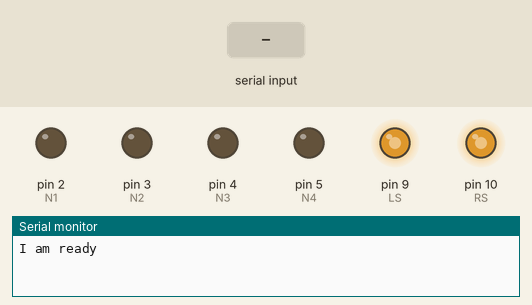
Bench run of a sketch on a simulated Arduino Uno, built with avr-gcc and run on an emulated ATmega328P. Shown: output pins drawn as LEDs (lit = HIGH), the last lines printed to the serial monitor. Dashed ring = blinking. Inputs (shaded band) come from the test bench.

Above: at 1.2 s.
1.3 s: "2" received over Serial
At 1.9 s:
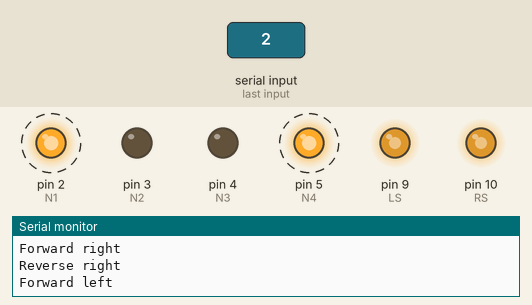
4.3 s: "3" received over Serial
At 4.9 s:
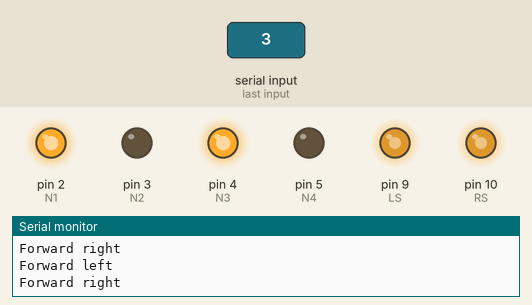
7.3 s: "4" received over Serial
At 7.45 s:
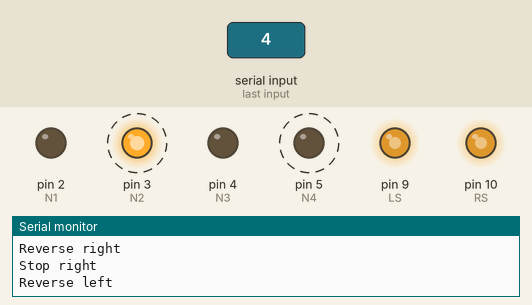
10.3 s: "5" received over Serial
At 10.42 s:
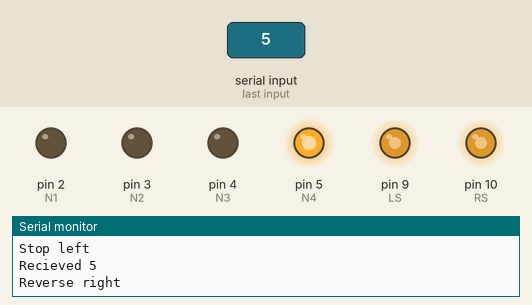
Timing chart, 0 to 13.3 s (numbered marks = the images above; inputs shaded):
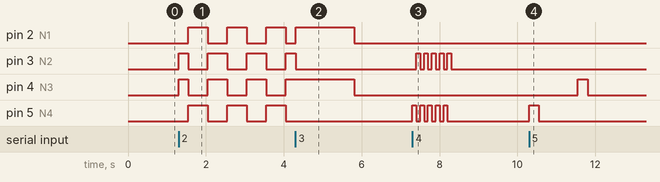

Measured:
- after the input at 1.3 s, pin 2 (N1), pin 5 (N4): alternates HIGH for 0.50 s and LOW for 0.50 s, starting after 0.25 s; pin 3 (N2), pin 4 (N3): LOW → HIGH at once, then repeats every 1.0 s: LOW 0.50 s, HIGH 0.50 s
- after the input at 4.3 s, pin 5 (N4): stops changing and stays LOW
- after the input at 7.3 s, pin 3 (N2): alternates HIGH for 0.10 s and LOW for 0.10 s, 10 changes in all, then stays LOW, starting after 0.10 s; pin 5 (N4): alternates HIGH for 0.10 s and LOW for 0.10 s, 10 changes in all, then stays LOW, starting at once
- after the input at 10.3 s, pin 4 (N3): LOW → HIGH after 1.3 s, → LOW 0.25 s later; pin 5 (N4): LOW → HIGH at once, → LOW 0.25 s later

The sketch:

Wheels.ino
```cpp
// Define left and right wheel ports
#define N1 2
#define N2 3
#define N3 4
#define N4 5

// Define left and right speed ports
#define LS 9
#define RS 10

int emotion = 0;

void setup() {
  // Initiate ports
  pinMode(N1, OUTPUT);
  pinMode(N2, OUTPUT);
  pinMode(N3, OUTPUT);
  pinMode(N4, OUTPUT);
  pinMode(LS, OUTPUT);
  pinMode(RS, OUTPUT);

  // Set wheel speeds from 0 to 255
  analogWrite(LS, 180);
  analogWrite(RS, 180);

  Serial.begin(9600);
  Serial.println("I am ready");
}

void loop() {
  char in = '9';

  // Look for new command
  if (Serial.available() > 0) {
    in = Serial.read();
    Serial.print("Recieved ");
    Serial.println(in);
  }

  switch (in) {
    case '0':
      neutral();
      emotion = 0;
      break;
    case '1':
      sad();
      emotion = 1;
      break;
    case '2':
      happy();
      emotion = 2;
      break;
    case '3':
      angry();
      emotion = 3;
      break;
    case '4':
      scared();
      emotion = 4;
      break;
    case '5':
      disgusted();
      emotion = 5;
      break;
    default:
      if (emotion == 2) {
        happy();
      }
      break;
  }
}

void neutral() {
  stopAll();
}

void sad() {
  // Do nothing
}

void happy() {
  leftReverse();
  rightForward();
  delay(250);
  rightReverse();
  leftForward();
  delay(500);
  leftReverse();
  rightForward();
  delay(250);
  stopAll();
}

void angry() {
  forward();
  delay(500);
  forward();
  delay(1000);
  stopAll();
}

void scared() {
  for (int i = 0; i < 5; i++) {
    rightReverse();
    delay(100);
    rightStop();
    leftReverse();
    delay(100);
    leftStop();
  }
}

void disgusted() {
  rightReverse();
  delay(250);
  stopAll();
  delay(1000);
  rightForward();
  delay(250);
  stopAll();
}

void forward() {
  leftForward();
  rightForward();
}

void reverse() {
  leftReverse();
  rightReverse();
}

void stopAll() {
  leftStop();
  rightStop();
}

void leftStop() {
  digitalWrite(N1, LOW);
  digitalWrite(N2, LOW);
  Serial.println("Stop left");
}

void rightStop() {
  digitalWrite(N3, LOW);
  digitalWrite(N4, LOW);
  Serial.println("Stop right");
}

void leftForward() {
  digitalWrite(N1, HIGH);
  digitalWrite(N2, LOW);
  Serial.println("Forward left");
}

void rightForward() {
  digitalWrite(N3, HIGH);
  digitalWrite(N4, LOW);
  Serial.println("Forward right");
}

void leftReverse() {
  digitalWrite(N1, LOW);
  digitalWrite(N2, HIGH);
  Serial.println("Reverse left");
}

void rightReverse() {
  digitalWrite(N3, LOW);
  digitalWrite(N4, HIGH);
  Serial.println("Reverse right");
}
```
